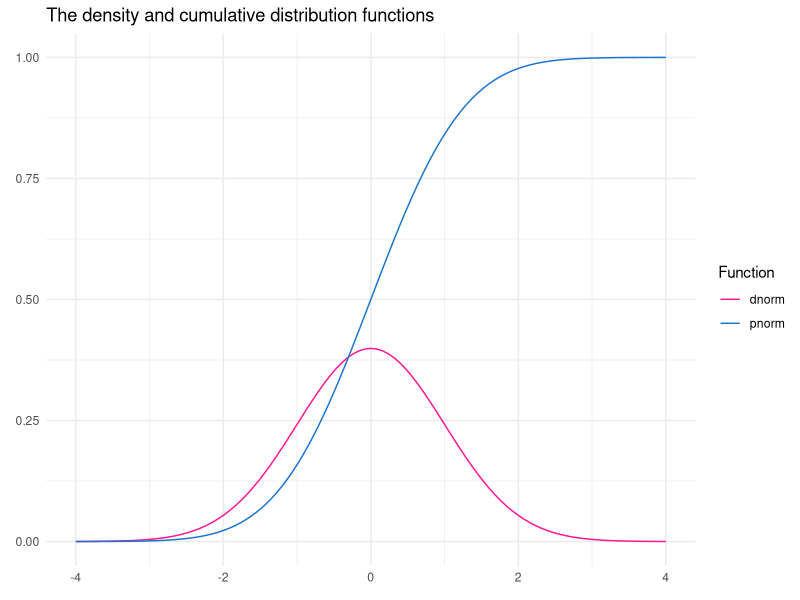
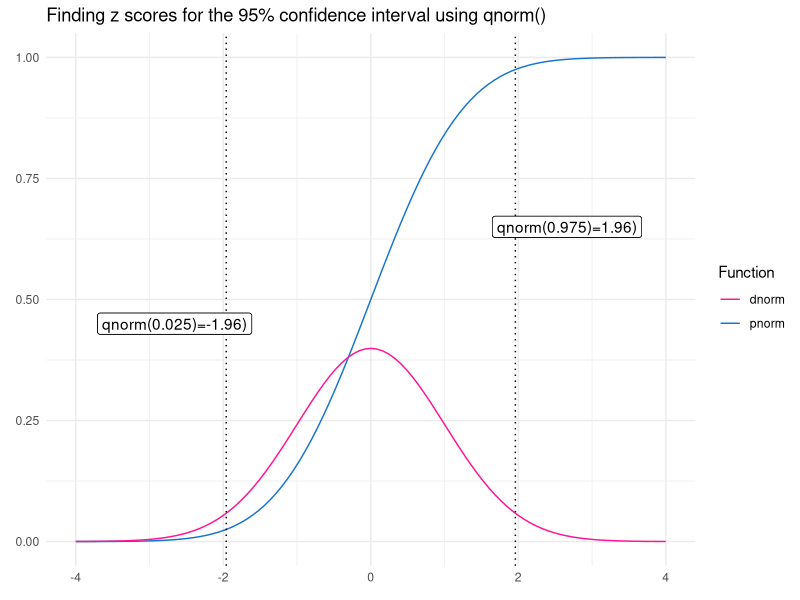

The R source for these figures, in order:
## ---- chunk 1
library(ggplot2)
library(stringr)
ggplot(data.frame(x = c(-4, 4)), aes(x = x)) +
  geom_function(fun = dnorm, aes(colour = 'dnorm')) +
  geom_function(fun = pnorm, aes(colour = 'pnorm')) +
  scale_colour_manual("Function", 
                      values = c('dnorm' = "deeppink", 
                                 'pnorm' = "dodgerblue3")) +
  ylab(element_blank()) +
  xlab(element_blank()) +
  ggtitle('The density and cumulative distribution functions') +
  theme_minimal()
## ---- chunk 2
low_limit = 0.025
high_limit = 0.975
low_zscore = round(qnorm(low_limit), digits = 3)
high_zscore = round(qnorm(high_limit), digits = 3)
low_str = str_c('qnorm(',toString(low_limit),')=',toString(low_zscore),')')
high_str = str_c('qnorm(',toString(high_limit),')=',toString(high_zscore),')')
ggplot(data.frame(x = c(-4, 4)), aes(x = x)) +
  geom_function(fun = pnorm, aes(colour = 'pnorm')) +
  geom_function(fun = dnorm, aes(colour = 'dnorm')) +
  scale_colour_manual("Function", 
                      values = c('dnorm' = "deeppink", 
                                 'pnorm' = "dodgerblue3")) +
  geom_vline(xintercept = low_zscore, linetype="dotted") +
  geom_label(aes(low_zscore, 0.45, label = low_str), nudge_x = -0.7) +
  geom_vline(xintercept = high_zscore, linetype="dotted") +
  geom_label(aes(high_zscore, 0.65, label = high_str), nudge_x = 0.7) +
  ylab(element_blank()) +
  xlab(element_blank()) +
  ggtitle('Finding z scores for the 95% confidence interval using qnorm()') +
  theme_minimal()
